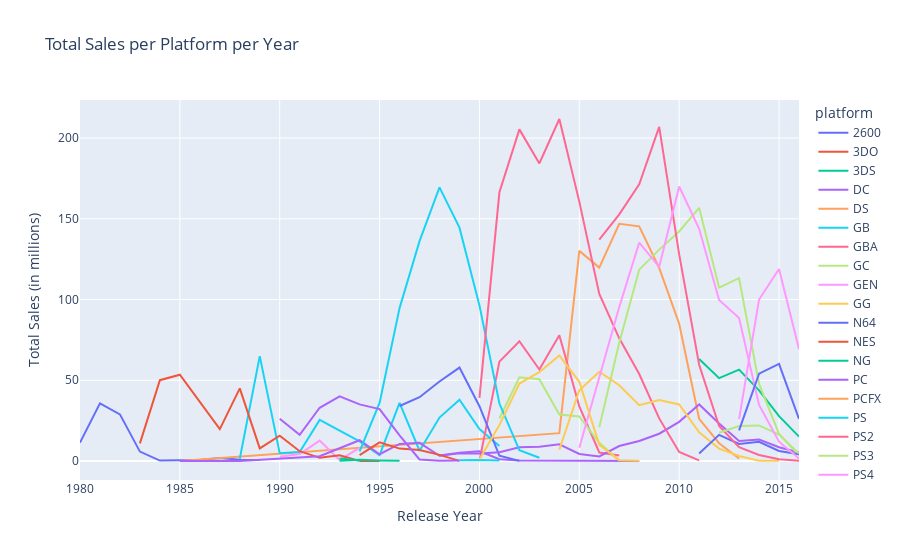

This figure's notebook cell:
### Markdown cell above
#### Second solution - Visual Analysis

### Code cell
# Checking platforms that used to be popular but now have no sales.
# How long does it take for new platforms to appear and old ones to disappear?

# Group by platform and year_of_release
sales_by_platform_per_year = (
  df.groupby(['platform', 'year_of_release'])['total_sales']
  .sum()
  .reset_index()
)
print(sales_by_platform_per_year)

# Creating an interative plot of lines
fig = px.line(
    sales_by_platform_per_year, 
    x = 'year_of_release', 
    y = 'total_sales',
    color = 'platform',
    title = 'Total Sales per Platform per Year',
    labels = {'year_of_release': 'Release Year', 'total_sales': 'Total Sales (in millions)'}
)

# Showing the plot
fig.show()

### Figure 1 — Plotly figure (JSON) as saved in the notebook; plotly's stock layout.template omitted (floating-point values rounded to 4 significant figures)
{"data": [{"hovertemplate": "platform=2600<br>Release Year=%{x}<br>Total Sales (in millions)=%{y}<extra></extra>", "legendgroup": "2600", "line": {"color": "#636efa", "dash": "solid"}, "marker": {"symbol": "circle"}, "mode": "lines", "name": "2600", "orientation": "v", "showlegend": true, "type": "scatter", "x": [1980, 1981, 1982, 1983, 1984, 1985, 1986, 1987, 1988, 1989], "xaxis": "x", "y": [11.38, 35.68, 28.88, 5.84, 0.27, 0.45, 0.67, 1.94, 0.74, 0.63], "yaxis": "y"}, {"hovertemplate": "platform=3DO<br>Release Year=%{x}<br>Total Sales (in millions)=%{y}<extra></extra>", "legendgroup": "3DO", "line": {"color": "#EF553B", "dash": "solid"}, "marker": {"symbol": "circle"}, "mode": "lines", "name": "3DO", "orientation": "v", "showlegend": true, "type": "scatter", "x": [1994, 1995], "xaxis": "x", "y": [0.02, 0.08], "yaxis": "y"}, {"hovertemplate": "platform=3DS<br>Release Year=%{x}<br>Total Sales (in millions)=%{y}<extra></extra>", "legendgroup": "3DS", "line": {"color": "#00cc96", "dash": "solid"}, "marker": {"symbol": "circle"}, "mode": "lines", "name": "3DS", "orientation": "v", "showlegend": true, "type": "scatter", "x": [2011, 2012, 2013, 2014, 2015, 2016], "xaxis": "x", "y": [63.2, 51.36, 56.57, 43.76, 27.78, 15.14], "yaxis": "y"}, {"hovertemplate": "platform=DC<br>Release Year=%{x}<br>Total Sales (in millions)=%{y}<extra></extra>", "legendgroup": "DC", "line": {"color": "#ab63fa", "dash": "solid"}, "marker": {"symbol": "circle"}, "mode": "lines", "name": "DC", "orientation": "v", "showlegend": true, "type": "scatter", "x": [1998, 1999, 2000, 2001, 2002, 2007, 2008], "xaxis": "x", "y": [3.38, 5.16, 5.99, 1.07, 0.29, 0.02, 0.04], "yaxis": "y"}, {"hovertemplate": "platform=DS<br>Release Year=%{x}<br>Total Sales (in millions)=%{y}<extra></extra>", "legendgroup": "DS", "line": {"color": "#FFA15A", "dash": "solid"}, "marker": {"symbol": "circle"}, "mode": "lines", "name": "DS", "orientation": "v", "showlegend": true, "type": "scatter", "x": [1985, 2004, 2005, 2006, 2007, 2008, 2009, 2010, 2011, 2012, 2013], "xaxis": "x", "y": [0.02, 17.27, 130.1, 119.8, 146.9, 145.3, 119.5, 85.02, 26.18, 11.01, 1.54], "yaxis": "y"}, {"hovertemplate": "platform=GB<br>Release Year=%{x}<br>Total Sales (in millions)=%{y}<extra></extra>", "legendgroup": "GB", "line": {"color": "#19d3f3", "dash": "solid"}, "marker": {"symbol": "circle"}, "mode": "lines", "name": "GB", "orientation": "v", "showlegend": true, "type": "scatter", "x": [1988, 1989, 1990, 1991, 1992, 1994, 1995, 1996, 1997, 1998, 1999, 2000, 2001], "xaxis": "x", "y": [1.43, 64.97, 4.89, 5.57, 25.49, 12.18, 3.6, 36.03, 6.37, 26.9, 38, 19.76, 9.24], "yaxis": "y"}, {"hovertemplate": "platform=GBA<br>Release Year=%{x}<br>Total Sales (in millions)=%{y}<extra></extra>", "legendgroup": "GBA", "line": {"color": "#FF6692", "dash": "solid"}, "marker": {"symbol": "circle"}, "mode": "lines", "name": "GBA", "orientation": "v", "showlegend": true, "type": "scatter", "x": [2000, 2001, 2002, 2003, 2004, 2005, 2006, 2007], "xaxis": "x", "y": [0.07, 61.53, 74.16, 56.67, 77.91, 33.86, 5.28, 3.4], "yaxis": "y"}, {"hovertemplate": "platform=GC<br>Release Year=%{x}<br>Total Sales (in millions)=%{y}<extra></extra>", "legendgroup": "GC", "line": {"color": "#B6E880", "dash": "solid"}, "marker": {"symbol": "circle"}, "mode": "lines", "name": "GC", "orientation": "v", "showlegend": true, "type": "scatter", "x": [2001, 2002, 2003, 2004, 2005, 2006, 2007], "xaxis": "x", "y": [26.34, 51.81, 50.61, 28.82, 27.62, 11.26, 0.27], "yaxis": "y"}, {"hovertemplate": "platform=GEN<br>Release Year=%{x}<br>Total Sales (in millions)=%{y}<extra></extra>", "legendgroup": "GEN", "line": {"color": "#FF97FF", "dash": "solid"}, "marker": {"symbol": "circle"}, "mode": "lines", "name": "GEN", "orientation": "v", "showlegend": true, "type": "scatter", "x": [1990, 1991, 1992, 1993, 1994], "xaxis": "x", "y": [2.6, 4.33, 12.64, 0.65, 8.13], "yaxis": "y"}, {"hovertemplate": "platform=GG<br>Release Year=%{x}<br>Total Sales (in millions)=%{y}<extra></extra>", "legendgroup": "GG", "line": {"color": "#FECB52", "dash": "solid"}, "marker": {"symbol": "circle"}, "mode": "lines", "name": "GG", "orientation": "v", "showlegend": true, "type": "scatter", "x": [1992], "xaxis": "x", "y": [0.04], "yaxis": "y"}, {"hovertemplate": "platform=N64<br>Release Year=%{x}<br>Total Sales (in millions)=%{y}<extra></extra>", "legendgroup": "N64", "line": {"color": "#636efa", "dash": "solid"}, "marker": {"symbol": "circle"}, "mode": "lines", "name": "N64", "orientation": "v", "showlegend": true, "type": "scatter", "x": [1996, 1997, 1998, 1999, 2000, 2001, 2002], "xaxis": "x", "y": [34.1, 39.5, 49.24, 57.87, 33.97, 3.25, 0.08], "yaxis": "y"}, {"hovertemplate": "platform=NES<br>Release Year=%{x}<br>Total Sales (in millions)=%{y}<extra></extra>", "legendgroup": "NES", "line": {"color": "#EF553B", "dash": "solid"}, "marker": {"symbol": "circle"}, "mode": "lines", "name": "NES", "orientation": "v", "showlegend": true, "type": "scatter", "x": [1983, 1984, 1985, 1986, 1987, 1988, 1989, 1990, 1991, 1992, 1993, 1994], "xaxis": "x", "y": [10.96, 50.08, 53.44, 36.41, 19.76, 45.01, 7.85, 15.73, 6.11, 1.98, 3.61, 0.11], "yaxis": "y"}, {"hovertemplate": "platform=NG<br>Release Year=%{x}<br>Total Sales (in millions)=%{y}<extra></extra>", "legendgroup": "NG", "line": {"color": "#00cc96", "dash": "solid"}, "marker": {"symbol": "circle"}, "mode": "lines", "name": "NG", "orientation": "v", "showlegend": true, "type": "scatter", "x": [1993, 1994, 1995, 1996], "xaxis": "x", "y": [0.21, 0.8, 0.33, 0.1], "yaxis": "y"}, {"hovertemplate": "platform=PC<br>Release Year=%{x}<br>Total Sales (in millions)=%{y}<extra></extra>", "legendgroup": "PC", "line": {"color": "#ab63fa", "dash": "solid"}, "marker": {"symbol": "circle"}, "mode": "lines", "name": "PC", "orientation": "v", "showlegend": true, "type": "scatter", "x": [1985, 1988, 1992, 1994, 1995, 1996, 1997, 1998, 1999, 2000, 2001, 2002, 2003, 2004, 2005, 2006, 2007, 2008, 2009, 2010, 2011, 2012, 2013, 2014, 2015, 2016], "xaxis": "x", "y": [0.04, 0.03, 3.03, 12.87, 4.22, 10.58, 11.27, 3.26, 4.74, 4.66, 5.47, 8.57, 8.84, 10.39, 4.37, 2.85, 9.28, 12.42, 16.91, 24.28, 35.03, 23.22, 12.38, 13.28, 8.52, 5.25], "yaxis": "y"}, {"hovertemplate": "platform=PCFX<br>Release Year=%{x}<br>Total Sales (in millions)=%{y}<extra></extra>", "legendgroup": "PCFX", "line": {"color": "#FFA15A", "dash": "solid"}, "marker": {"symbol": "circle"}, "mode": "lines", "name": "PCFX", "orientation": "v", "showlegend": true, "type": "scatter", "x": [1996], "xaxis": "x", "y": [0.03], "yaxis": "y"}, {"hovertemplate": "platform=PS<br>Release Year=%{x}<br>Total Sales (in millions)=%{y}<extra></extra>", "legendgroup": "PS", "line": {"color": "#19d3f3", "dash": "solid"}, "marker": {"symbol": "circle"}, "mode": "lines", "name": "PS", "orientation": "v", "showlegend": true, "type": "scatter", "x": [1994, 1995, 1996, 1997, 1998, 1999, 2000, 2001, 2002, 2003], "xaxis": "x", "y": [6.03, 35.96, 94.7, 136.2, 169.5, 144.5, 96.37, 35.59, 6.67, 2.07], "yaxis": "y"}, {"hovertemplate": "platform=PS2<br>Release Year=%{x}<br>Total Sales (in millions)=%{y}<extra></extra>", "legendgroup": "PS2", "line": {"color": "#FF6692", "dash": "solid"}, "marker": {"symbol": "circle"}, "mode": "lines", "name": "PS2", "orientation": "v", "showlegend": true, "type": "scatter", "x": [2000, 2001, 2002, 2003, 2004, 2005, 2006, 2007, 2008, 2009, 2010, 2011], "xaxis": "x", "y": [39.17, 166.4, 205.4, 184.3, 211.8, 160.7, 103.4, 75.99, 53.9, 26.4, 5.64, 0.45], "yaxis": "y"}, {"hovertemplate": "platform=PS3<br>Release Year=%{x}<br>Total Sales (in millions)=%{y}<extra></extra>", "legendgroup": "PS3", "line": {"color": "#B6E880", "dash": "solid"}, "marker": {"symbol": "circle"}, "mode": "lines", "name": "PS3", "orientation": "v", "showlegend": true, "type": "scatter", "x": [2006, 2007, 2008, 2009, 2010, 2011, 2012, 2013, 2014, 2015, 2016], "xaxis": "x", "y": [20.96, 73.19, 118.5, 130.9, 142.2, 156.8, 107.4, 113.2, 47.76, 16.82, 3.6], "yaxis": "y"}, {"hovertemplate": "platform=PS4<br>Release Year=%{x}<br>Total Sales (in millions)=%{y}<extra></extra>", "legendgroup": "PS4", "line": {"color": "#FF97FF", "dash": "solid"}, "marker": {"symbol": "circle"}, "mode": "lines", "name": "PS4", "orientation": "v", "showlegend": true, "type": "scatter", "x": [2013, 2014, 2015, 2016], "xaxis": "x", "y": [25.99, 100, 118.9, 69.25], "yaxis": "y"}, {"hovertemplate": "platform=PSP<br>Release Year=%{x}<br>Total Sales (in millions)=%{y}<extra></extra>", "legendgroup": "PSP", "line": {"color": "#FECB52", "dash": "solid"}, "marker": {"symbol": "circle"}, "mode": "lines", "name": "PSP", "orientation": "v", "showlegend": true, "type": "scatter", "x": [2004, 2005, 2006, 2007, 2008, 2009, 2010, 2011, 2012, 2013, 2014, 2015], "xaxis": "x", "y": [7.06, 43.84, 55.32, 46.93, 34.55, 37.78, 35.04, 17.82, 7.69, 3.14, 0.24, 0.12], "yaxis": "y"}, {"hovertemplate": "platform=PSV<br>Release Year=%{x}<br>Total Sales (in millions)=%{y}<extra></extra>", "legendgroup": "PSV", "line": {"color": "#636efa", "dash": "solid"}, "marker": {"symbol": "circle"}, "mode": "lines", "name": "PSV", "orientation": "v", "showlegend": true, "type": "scatter", "x": [2011, 2012, 2013, 2014, 2015, 2016], "xaxis": "x", "y": [4.63, 16.19, 10.59, 11.9, 6.25, 4.25], "yaxis": "y"}, {"hovertemplate": "platform=SAT<br>Release Year=%{x}<br>Total Sales (in millions)=%{y}<extra></extra>", "legendgroup": "SAT", "line": {"color": "#EF553B", "dash": "solid"}, "marker": {"symbol": "circle"}, "mode": "lines", "name": "SAT", "orientation": "v", "showlegend": true, "type": "scatter", "x": [1994, 1995, 1996, 1997, 1998, 1999], "xaxis": "x", "y": [3.65, 11.57, 7.69, 6.77, 3.82, 0.09], "yaxis": "y"}, {"hovertemplate": "platform=SCD<br>Release Year=%{x}<br>Total Sales (in millions)=%{y}<extra></extra>", "legendgroup": "SCD", "line": {"color": "#00cc96", "dash": "solid"}, "marker": {"symbol": "circle"}, "mode": "lines", "name": "SCD", "orientation": "v", "showlegend": true, "type": "scatter", "x": [1993, 1994], "xaxis": "x", "y": [1.5, 0.36], "yaxis": "y"}, {"hovertemplate": "platform=SNES<br>Release Year=%{x}<br>Total Sales (in millions)=%{y}<extra></extra>", "legendgroup": "SNES", "line": {"color": "#ab63fa", "dash": "solid"}, "marker": {"symbol": "circle"}, "mode": "lines", "name": "SNES", "orientation": "v", "showlegend": true, "type": "scatter", "x": [1990, 1991, 1992, 1993, 1994, 1995, 1996, 1997, 1998, 1999], "xaxis": "x", "y": [26.15, 16.22, 32.98, 40.02, 35.08, 32.2, 15.92, 0.99, 0.22, 0.26], "yaxis": "y"}, {"hovertemplate": "platform=TG16<br>Release Year=%{x}<br>Total Sales (in millions)=%{y}<extra></extra>", "legendgroup": "TG16", "line": {"color": "#FFA15A", "dash": "solid"}, "marker": {"symbol": "circle"}, "mode": "lines", "name": "TG16", "orientation": "v", "showlegend": true, "type": "scatter", "x": [1995], "xaxis": "x", "y": [0.16], "yaxis": "y"}, {"hovertemplate": "platform=WS<br>Release Year=%{x}<br>Total Sales (in millions)=%{y}<extra></extra>", "legendgroup": "WS", "line": {"color": "#19d3f3", "dash": "solid"}, "marker": {"symbol": "circle"}, "mode": "lines", "name": "WS", "orientation": "v", "showlegend": true, "type": "scatter", "x": [1999, 2000, 2001], "xaxis": "x", "y": [0.46, 0.68, 0.28], "yaxis": "y"}, {"hovertemplate": "platform=Wii<br>Release Year=%{x}<br>Total Sales (in millions)=%{y}<extra></extra>", "legendgroup": "Wii", "line": {"color": "#FF6692", "dash": "solid"}, "marker": {"symbol": "circle"}, "mode": "lines", "name": "Wii", "orientation": "v", "showlegend": true, "type": "scatter", "x": [2006, 2007, 2008, 2009, 2010, 2011, 2012, 2013, 2014, 2015, 2016], "xaxis": "x", "y": [137.2, 152.8, 171.3, 207.0, 128.0, 59.65, 21.71, 8.59, 3.75, 1.14, 0.18], "yaxis": "y"}, {"hovertemplate": "platform=WiiU<br>Release Year=%{x}<br>Total Sales (in millions)=%{y}<extra></extra>", "legendgroup": "WiiU", "line": {"color": "#B6E880", "dash": "solid"}, "marker": {"symbol": "circle"}, "mode": "lines", "name": "WiiU", "orientation": "v", "showlegend": true, "type": "scatter", "x": [2012, 2013, 2014, 2015, 2016], "xaxis": "x", "y": [17.56, 21.65, 22.03, 16.35, 4.6], "yaxis": "y"}, {"hovertemplate": "platform=X360<br>Release Year=%{x}<br>Total Sales (in millions)=%{y}<extra></extra>", "legendgroup": "X360", "line": {"color": "#FF97FF", "dash": "solid"}, "marker": {"symbol": "circle"}, "mode": "lines", "name": "X360", "orientation": "v", "showlegend": true, "type": "scatter", "x": [2005, 2006, 2007, 2008, 2009, 2010, 2011, 2012, 2013, 2014, 2015, 2016], "xaxis": "x", "y": [8.25, 51.62, 95.41, 135.3, 120.3, 170.0, 143.8, 99.74, 88.58, 34.74, 11.96, 1.52], "yaxis": "y"}, {"hovertemplate": "platform=XB<br>Release Year=%{x}<br>Total Sales (in millions)=%{y}<extra></extra>", "legendgroup": "XB", "line": {"color": "#FECB52", "dash": "solid"}, "marker": {"symbol": "circle"}, "mode": "lines", "name": "XB", "orientation": "v", "showlegend": true, "type": "scatter", "x": [2000, 2001, 2002, 2003, 2004, 2005, 2006, 2007, 2008], "xaxis": "x", "y": [0.99, 22.26, 48.01, 55.04, 65.42, 49.08, 10.04, 0.55, 0.18], "yaxis": "y"}, {"hovertemplate": "platform=XOne<br>Release Year=%{x}<br>Total Sales (in millions)=%{y}<extra></extra>", "legendgroup": "XOne", "line": {"color": "#636efa", "dash": "solid"}, "marker": {"symbol": "circle"}, "mode": "lines", "name": "XOne", "orientation": "v", "showlegend": true, "type": "scatter", "x": [2013, 2014, 2015, 2016], "xaxis": "x", "y": [18.96, 54.07, 60.14, 26.15], "yaxis": "y"}], "layout": {"legend": {"title": {"text": "platform"}, "tracegroupgap": 0}, "title": {"text": "Total Sales per Platform per Year"}, "xaxis": {"anchor": "y", "domain": [0, 1], "title": {"text": "Release Year"}}, "yaxis": {"anchor": "x", "domain": [0, 1], "title": {"text": "Total Sales (in millions)"}}}}
